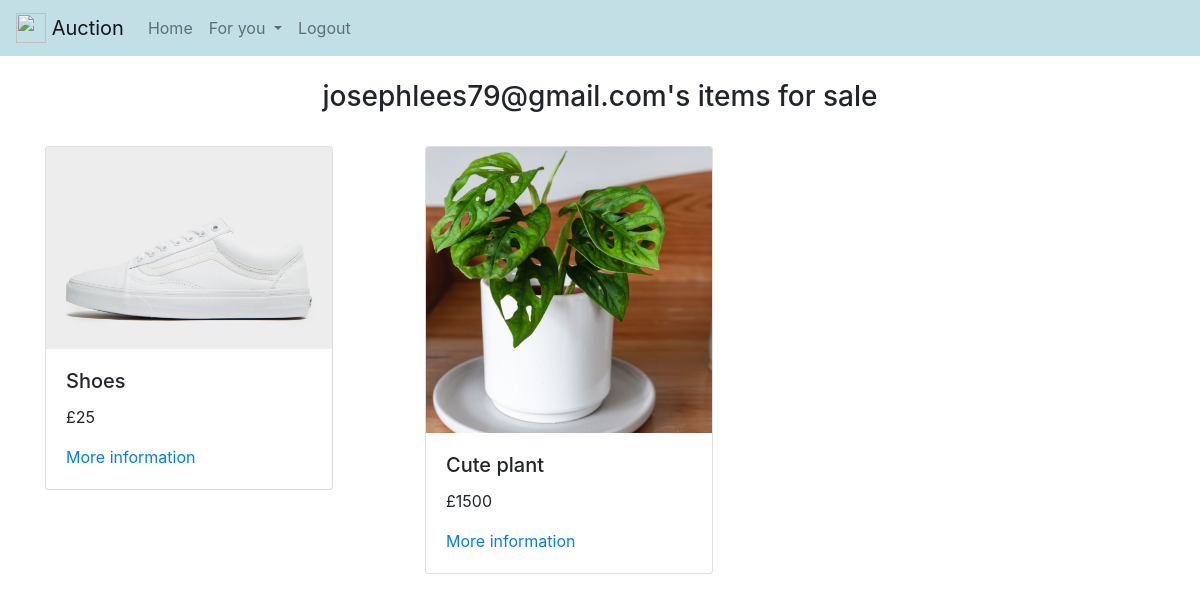
/myitems (signed in), run on the app's committed database.
### auction/database_models.py (models this page shows)
class User(db.Model, UserMixin): # creates each user in the database
    id = db.Column(db.Integer, primary_key=True) # primary key id number
    email = db.Column(db.String(150)) # max email length 150 characters
    password = db.Column(db.String(150))
    username = db.Column(db.String(150))
    items = db.relationship('Item') # a list of all the items a user owns

class Item(db.Model): # class that stores info about each item on the system
    item_id = db.Column(db.Integer, primary_key=True) # primary key id number
    item_name = db.Column(db.String(150))
    description = db.Column(db.String(500))
    start_bid = db.Column(db.Integer)
    item_image = db.Column(db.Text())
    date = db.Column(db.DateTime(timezone=True), default=func.now()) # defaults the datetime to now
    user_id = db.Column(db.Integer, db.ForeignKey('user.id')) # must pass a valid id of an existing user to this object, 1 to many

### auction/routes.py (the view)
@routes.route("/myitems", methods=['GET', 'POST'])
@login_required
def my_items(): # shows items the user has for put sale
    return render_template("my_items.html", user=current_user)

### auction/templates/my_items.html
{% extends "base.html"%}
{% block body %}
<h3 align="center">{{user.username}}'s items for sale</h3>
<br/>
<div class="row">
  {% for item in user.items %}
    <div class="col-12 col-md-6 col-lg-4 mb-4">
      <div class="card" style="width: 18rem;">
        <img class="card-img-top" src="/static/images/{{item.item_id}}.jpg">
        <div class="card-body">
          <h5 class="card-title">{{item.item_name}}</h5>
          <p class="card-text">£{{item.start_bid}}</p>
          <a href="#">More information</a>
        </div>
      </div>
    </div>
  {% endfor %}
</div>
{% endblock %}

### data on the page
User: username "josephlees79@gmail.com"
Item: shows a picture, item_name "Shoes", start_bid "25"
Item: shows a picture, item_name "Cute plant", start_bid "1500"
